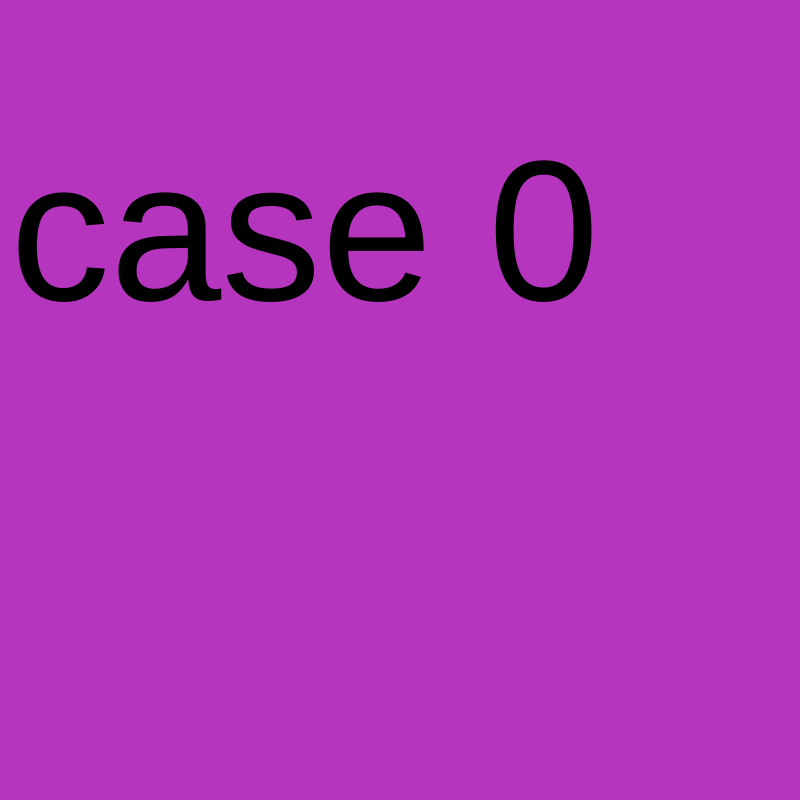
Frame 1 (no input)
Frame 60 (no input): identical to frame 1, image omitted
Frame 120 (the mouse pressed at the canvas centre since frame 60): identical to frame 1, image omitted

The p5.js sketch that drew this single still picture (run headless with seeded random() and noise() and a simulated clock; from frame 60 on, the mouse is pressed at the canvas centre):

// p5.js sketch
// ── sketch.js
var myState = 0;
var myTimer = 0;
var myBColor;

function setup() {
  // put setup code here
  createCanvas(800, 800);
  myBColor = color(random(255), random(255), random(255));
}

function draw() {
  // put drawing code here
  switch (myState) {
    case 0:
      background(myBColor);
      textSize(200);
      text('case 0', 10, 300);

      myTimer++
      if (myTimer >= 200) {
        myState = 1;
        myTimer = 0;
        myBColor = color(random(255), random(255), random(255));
      }

      break;

    case 1:
      background(myBColor);
      textSize(200);
      text("case 1", 10, 300);

      myTimer++
      if (myTimer >= 200) {
        myState = 2;
        myTimer = 0;
        myBColor = color(random(255), random(255), random(255));
      }

      break;

    case 2:
      background(myBColor);
      textSize(200);
      text('case 2', 10, 300);

      myTimer++
      if (myTimer >= 200) {
        myState = 0;
        myTimer = 0;
        myBColor = color(random(255), random(255), random(255));
      }

      break;

  }

}
